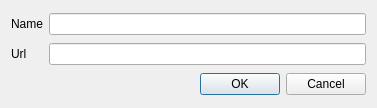
<?xml version="1.0" encoding="UTF-8"?>
<ui version="4.0">
 <class>CameraConfigDlg</class>
 <widget class="QDialog" name="CameraConfigDlg">
  <property name="geometry">
   <rect>
    <x>0</x>
    <y>0</y>
    <width>377</width>
    <height>108</height>
   </rect>
  </property>
  <property name="windowTitle">
   <string>Edit a camera</string>
  </property>
  <property name="windowIcon">
   <iconset resource="Resources.qrc">
    <normaloff>:/Images/Config.png</normaloff>:/Images/Config.png</iconset>
  </property>
  <layout class="QGridLayout" name="gridLayout">
   <item row="0" column="0">
    <widget class="QLabel" name="label">
     <property name="text">
      <string>Name</string>
     </property>
    </widget>
   </item>
   <item row="0" column="1">
    <widget class="QLineEdit" name="leName"/>
   </item>
   <item row="1" column="0">
    <widget class="QLabel" name="label_2">
     <property name="text">
      <string>Url</string>
     </property>
    </widget>
   </item>
   <item row="1" column="1">
    <widget class="QLineEdit" name="leUrl"/>
   </item>
   <item row="2" column="0" colspan="2">
    <widget class="QDialogButtonBox" name="buttonBox">
     <property name="orientation">
      <enum>Qt::Horizontal</enum>
     </property>
     <property name="standardButtons">
      <set>QDialogButtonBox::Cancel|QDialogButtonBox::Ok</set>
     </property>
    </widget>
   </item>
  </layout>
 </widget>
 <resources>
  <include location="Resources.qrc"/>
 </resources>
 <connections>
  <connection>
   <sender>buttonBox</sender>
   <signal>accepted()</signal>
   <receiver>CameraConfigDlg</receiver>
   <slot>accept()</slot>
   <hints>
    <hint type="sourcelabel">
     <x>248</x>
     <y>254</y>
    </hint>
    <hint type="destinationlabel">
     <x>157</x>
     <y>274</y>
    </hint>
   </hints>
  </connection>
  <connection>
   <sender>buttonBox</sender>
   <signal>rejected()</signal>
   <receiver>CameraConfigDlg</receiver>
   <slot>reject()</slot>
   <hints>
    <hint type="sourcelabel">
     <x>316</x>
     <y>260</y>
    </hint>
    <hint type="destinationlabel">
     <x>286</x>
     <y>274</y>
    </hint>
   </hints>
  </connection>
 </connections>
</ui>
